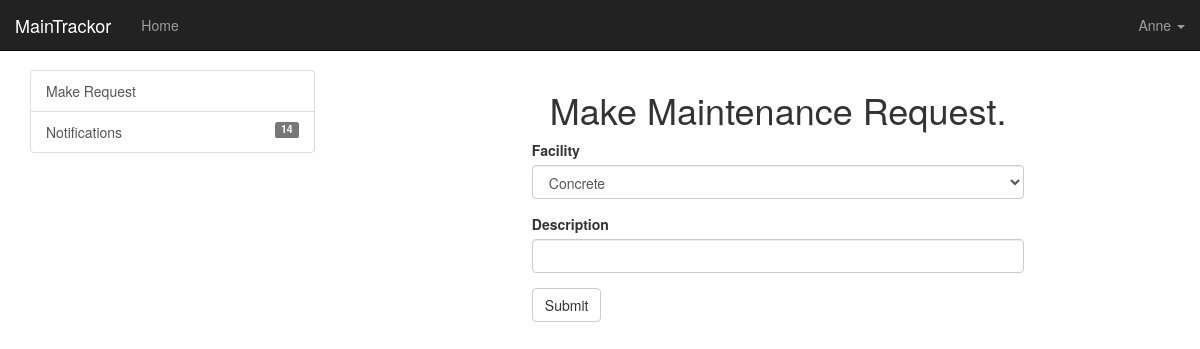
/request-repair (signed in), run on an earlier commit of the app's database.
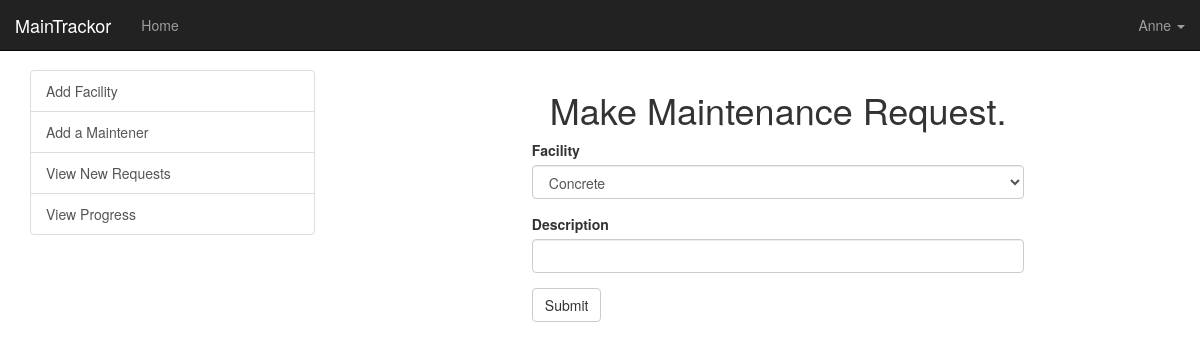
And on a later commit of the database.
### app/models.py (models this page shows, shortened)
class User(UserMixin, db.Model):
    __tablename__ = 'users'
    id = db.Column(db.Integer, primary_key=True)
    email = db.Column(db.String(64), unique=True, index=True)
    username = db.Column(db.String(64), unique=True, index=True)
    password_hash = db.Column(db.String(128))
    is_admin = db.Column(db.Boolean, default=False)
    is_repairperson = db.Column(db.Boolean, default=False)
    @property
    def password(self):
        raise AttributeError("password is not a readable attribute")
    @login_manager.user_loader
    def load_user(user_id):
        return User.query.get(int(user_id))

### app/main/views.py (the view, shortened to what this page needs)
@main.route('/request-repair', methods=['GET', 'POST'])
@login_required
def request_repair():
    form = RequestRepairForm()
    return render_template('main/request_repair.html', form=form)

### app/main/forms.py
class RequestRepairForm(RepairDetailsForm):
    submit = SubmitField("Submit")
    def __init__(self, *args, **kwargs):
        super(RequestRepairForm, self).__init__(*args, **kwargs)

### app/templates/main/request_repair.html
{% extends "main/index.html" %}
{% block dashboard %}
    <div class="row">
        <h1 class="text-center">Make Maintenance Request.</h1>
        <div class="col-sm-8 col-sm-offset-2">
            {{ wtf.quick_form(form) }}
        </div>
    </div>
{% endblock dashboard %}

### app/templates/main/index.html (shortened to what this page needs)
{% extends "base.html" %}
{% import "bootstrap/wtf.html" as wtf %}
{% block content %}
    <div class="row">
        <div class="container dashboard">
            <div class="col-sm-3" >
                <div class="row">
                    <div class="list-group">
                        {% if current_user.is_admin %}
                        <a href="{{ url_for('main.add_facility') }}" class="list-group-item selected">Add Facility</a>
                        <a href="{{ url_for('main.add_maintainer') }}" class="list-group-item">Add a Maintener</a>
                        <a href="{{ url_for('main.view_new_requests') }}" class="list-group-item">View New Requests</a>
                        <a href="{{ url_for('main.view_request_progress') }}" class="list-group-item">View Progress</a>
                        {% else %}
                        <a href="{{ url_for('main.request_repair') }}" class="list-group-item">Make Request</a>
                        <a href="" class="list-group-item">Notifications
                            <span class="label label-default label-pill pull-right">14</span>
                        </a>
                        {% endif %}
                    </div>
                </div>
            </div>
            <div class="col-sm-9">
                <div class="row">
                    <div class="col-sm-11 col-sm-offset-1">
                        {% block dashboard %}
                        {% endblock %}
                    </div>
                </div>
            </div>
        </div>
    </div>
{% endblock %}

### app/templates/base.html (shortened to what this page needs)
<!DOCTYPE html>
<html>
<head>
    {% block head %}
    <link rel="stylesheet" type="text/css" href="{{ url_for('static', filename='css/bootstrap.min.css') }}">
    <link rel="stylesheet" type="text/css" href="{{ url_for('static', filename='styles.css') }}">
    {% endblock %}
</head>
<body>
    <div class="row">
    {% if current_user.is_authenticated %}
    {% block navbar %}
        <nav class="navbar navbar-inverse navbar-fixed-top">
            <div class="container-fluid">
                <div class="navbar-header">
                    <a class="navbar-brand" href="#">MainTrackor</a>
                </div>
                <div class="navbar-collapse collapse">
                    <ul class="nav navbar-nav">
                        <li>
                            <a href="{{ url_for('auth.login') }}" class="brand-link">Home</a>
                        </li>
                    </ul>
                    <ul class="nav navbar-nav navbar-right">
                        {% if current_user.is_authenticated %}
                            <li class="dropdown">
                                <a href="#" class="dropdown-toggle" data-toggle="dropdown">
                                    {{ current_user.username }} <b class="caret"></b>
                                </a>
                            </li>
                        {% else %}
                            <li><a href="{{ url_for('auth.login') }}">Log In</a></li>
                        {% endif %}
                    </ul>
                </div>
            </div>
        </nav>
    {% endblock navbar %}
    {% endif %}
    </div>
    <div class="container-fluid main">
        <div class="row">
            {% block content %}
            {% endblock %}
        </div>
    </div>
</body>
</html>

### app/static/styles.css (style rules this page uses)
.brand-link, .brand-link:hover { text-decoration: none; cursor: default; color: inherit; }
.main { margin-top: 50px; }
.dashboard { margin-top: 20px; }

What changed in the data, as far as the page shows it:
changed User "Anne": is_admin False → True (drawn)
Also different on the page:
text no longer shown: "Make Request Notifications 14"
text now shown: "Add Facility Add a Maintener View New Requests View Progress"
